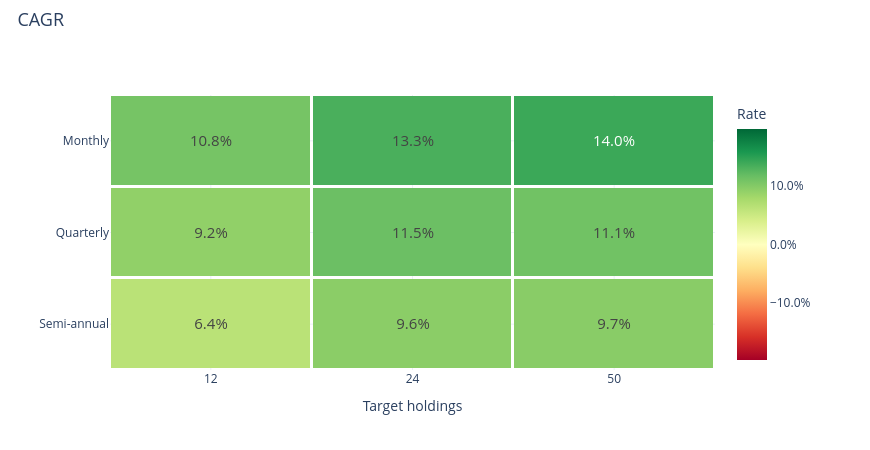

Notebook code cell kept with this figure:
### Markdown cell above
### CAGR

### Code cell
research.heatmap('cagr')

### Figure 1 — Plotly figure (JSON) as saved in the notebook; plotly's stock layout.template omitted (floating-point values rounded to 4 significant figures)
{"data": [{"colorbar": {"tickformat": ".1%", "title": {"text": "Rate"}}, "colorscale": [[0.0, "rgb(165,0,38)"], [0.1, "rgb(215,48,39)"], [0.2, "rgb(244,109,67)"], [0.3, "rgb(253,174,97)"], [0.4, "rgb(254,224,139)"], [0.5, "rgb(255,255,191)"], [0.6, "rgb(217,239,139)"], [0.7, "rgb(166,217,106)"], [0.8, "rgb(102,189,99)"], [0.9, "rgb(26,152,80)"], [1.0, "rgb(0,104,55)"]], "text": [["10.8%", "13.3%", "14.0%"], ["9.2%", "11.5%", "11.1%"], ["6.4%", "9.6%", "9.7%"]], "textfont": {"size": 15}, "texttemplate": "%{text}", "type": "heatmap", "x": ["12", "24", "50"], "xgap": 3, "y": ["Monthly", "Quarterly", "Semi-annual"], "ygap": 3, "z": [[0.1083, 0.1328, 0.1404], [0.09155, 0.1148, 0.1114], [0.06355, 0.09575, 0.09679]], "zmax": 0.1971, "zmid": 0.0, "zmin": -0.1971}], "layout": {"height": 450, "hovermode": "closest", "legend": {"font": {"size": 12}, "itemclick": "toggle", "itemdoubleclick": "toggleothers", "x": 1.025, "y": 1}, "margin": {"b": 80, "l": 110, "r": 155, "t": 95}, "title": {"font": {"size": 18}, "text": "CAGR", "x": 0.02, "y": 0.97}, "width": 870, "xaxis": {"title": {"text": "Target holdings"}}, "yaxis": {"autorange": "reversed"}}}
